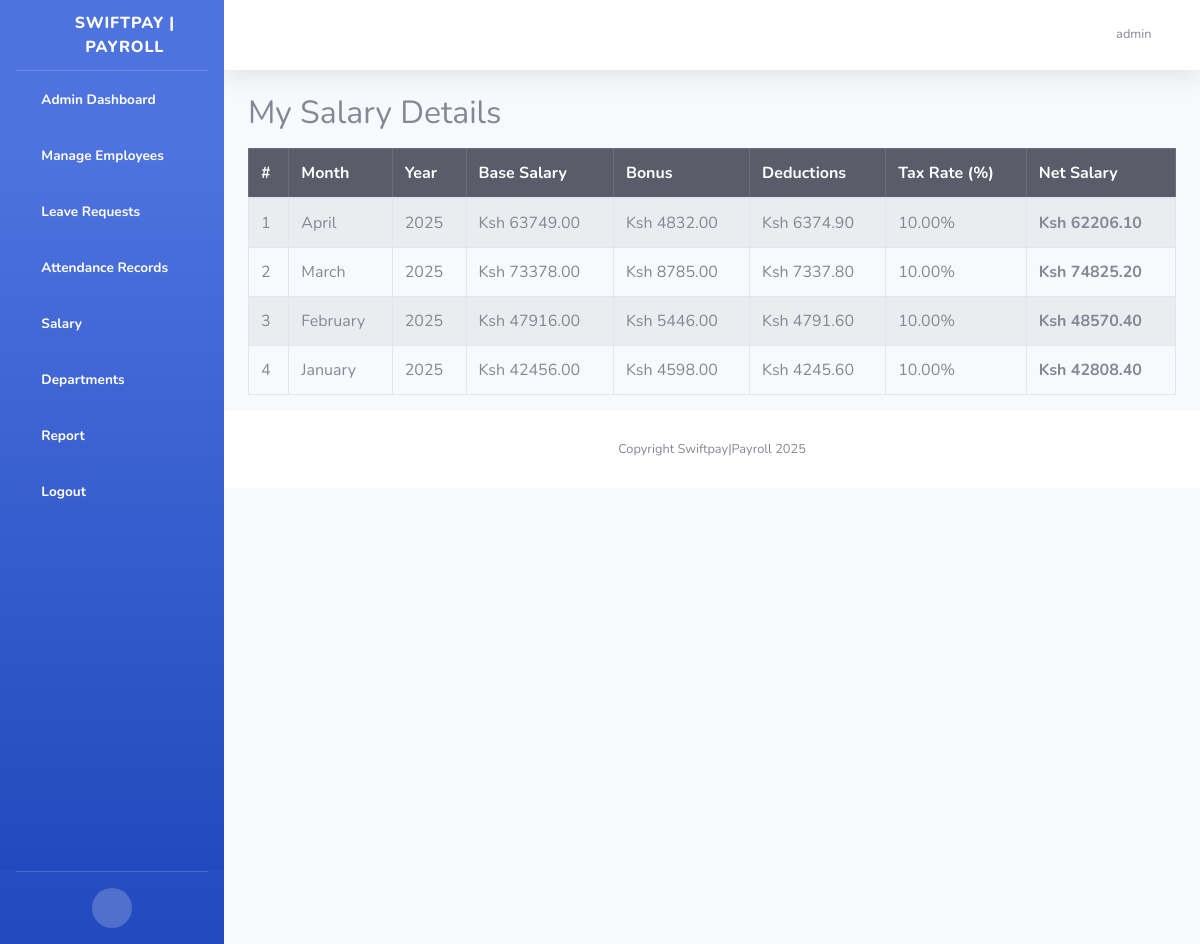
Page /my-salary/ (signed in) on the committed database.
### mywebsite/models.py (models this page shows, shortened)
class CustomUser(AbstractUser):
    GENDER_CHOICES = [
        ('M', 'Male'),
        ('F', 'Female'),
        ('O', 'Other')
    ]
    employee_id = models.CharField(max_length=20, unique=True)
    date_of_birth = models.DateField(null=True, blank=True)
    gender = models.CharField(max_length=1, choices=GENDER_CHOICES)
    phone_number = models.CharField(max_length=15, blank=True)
    address = models.TextField(blank=True)
    joined_date = models.DateField(default=timezone.now)
    role = models.ForeignKey(EmployeeRole, on_delete=models.SET_NULL, null=True)
    department = models.ForeignKey(Department, on_delete=models.SET_NULL, null=True)
    is_active_employee = models.BooleanField(default=True)
    middle_name = models.CharField(max_length=255, null=True, blank=True)
    residential_status = models.CharField(max_length=2, choices=[
        ('R', 'Resident'),
        ('NR', 'Non-Resident')
    ], null=True, blank=True)
    national_id = models.CharField(max_length=10, null=True, blank=True)
    kra_pin = models.CharField(max_length=11, null=True, blank=True)
    nssf_no = models.CharField(max_length=15, null=True, blank=True)
    nhif_no = models.CharField(max_length=15, null=True, blank=True)
    passport_photo = models.ImageField(upload_to='employee_photos/', blank=True, null=True)
    basic_salary = models.DecimalField(max_digits=10, decimal_places=2, null=True, blank=True)
    bank = models.CharField(max_length=50, null=True, blank=True)
    bank_account_name = models.CharField(max_length=255, null=True, blank=True)
    bank_account_number = models.CharField(max_length=35, null=True, blank=True)
    bank_branch = models.CharField(max_length=40, null=True, blank=True)
    employee_personal_number = models.CharField(max_length=50, null=True, blank=True)
    date_of_employment = models.DateField(null=True, blank=True)
    contract_type = models.CharField(choices=[
        ('P', 'Permanent'),
        ('T', 'Temporary')
    ], max_length=1, null=True, blank=True)
    job_title = models.CharField(max_length=50, null=True, blank=True)
    employee_email = models.EmailField(null=True, blank=True)
    mobile_phone = models.CharField(max_length=15, null=True, blank=True)

class Salary(models.Model):
    employee = models.ForeignKey('CustomUser', on_delete=models.CASCADE)
    base_salary = models.DecimalField(max_digits=10, decimal_places=2)
    bonus = models.DecimalField(max_digits=10, decimal_places=2, default=Decimal('0.00'))
    tax_rate = models.DecimalField(max_digits=5, decimal_places=2, default=Decimal('0.00'))
    deductions = models.DecimalField(max_digits=10, decimal_places=2, default=Decimal('0.00'), editable=False)
    net_salary = models.DecimalField(max_digits=10, decimal_places=2, editable=False)
    month = models.IntegerField(validators=[MinValueValidator(1), MaxValueValidator(12)], default=datetime.today().month)
    year = models.IntegerField(default=datetime.today().year)
    def get_month_name(self):
        return month_name[self.month]  # Converts 1 → 'January', 2 → 'February', etc.

### mywebsite/views.py (the view)
# urls.py: path('my-salary/', views.salary_list, name='salary_list'),
@login_required
def salary_list(request):
    salaries = Salary.objects.filter(employee=request.user).order_by('-year', '-month')
    return render(request, 'salary_list.html', {'salaries': salaries})

### templates/salary_list.html
{% extends "base.html" %}
{% block content %}
<div class="container mt-4">
    <h2>My Salary Details</h2>
    <table class="table table-bordered table-striped mt-3">
        <thead class="table-dark">
            <tr>
                <th>#</th>
                <th>Month</th>
                <th>Year</th>
                <th>Base Salary</th>
                <th>Bonus</th>
                <th>Deductions</th>
                <th>Tax Rate (%)</th>
                <th>Net Salary</th>
            </tr>
        </thead>
        <tbody>
            {% for salary in salaries %}
            <tr>
                <td>{{ forloop.counter }}</td>
                <td>{{ salary.get_month_name }}</td>
                <td>{{ salary.year }}</td>
                <td>Ksh {{ salary.base_salary }}</td>
                <td>Ksh {{ salary.bonus }}</td>
                <td>Ksh {{ salary.deductions }}</td>
                <td>{{ salary.tax_rate }}%</td>
                <td><strong>Ksh {{ salary.net_salary }}</strong></td>
            </tr>
            {% empty %}
            <tr>
                <td colspan="8" class="text-center">No salary records found.</td>
            </tr>
            {% endfor %}
        </tbody>
    </table>
</div>
{% endblock %}

### templates/base.html (shortened to what this page needs)
<!DOCTYPE html>
<html lang="en">
<head>
    {% load static %}
    <link href="{% static 'theme/vendor/fontawesome-free/css/all.min.css'  %}" rel="stylesheet" type="text/css">
    <link href="{% static 'theme/css/sb-admin-2.min.css'  %}" rel="stylesheet">
    <link href="{% static 'css/app.css'  %}" rel="stylesheet">
    <link href="{% static 'jquerui/jquery-ui.css' %}" rel='stylesheet' type='text/css'/>
    <link href="https://cdn.datatables.net/1.10.20/css/jquery.dataTables.min.css" rel='stylesheet' type='text/css'/>
</head>
<body id="page-top">
<div id="wrapper">
    <ul class="navbar-nav bg-gradient-primary sidebar sidebar-dark accordion" id="accordionSidebar">
        <a class="sidebar-brand d-flex align-items-center justify-content-center" href="">
            <div class="sidebar-brand-icon rotate-n-15">
                <i class="fas fa-money-check-alt"></i>
            </div>
            <div class="sidebar-brand-text mx-3">SwiftPay | Payroll</div>
        </a>
        {% if user.is_authenticated %}
        <ul class="navbar-nav bg-gradient-primary sidebar sidebar-dark accordion" id="accordionSidebar">
            {% if user.is_superuser %}
                <li class="nav-item active">
                    <a class="nav-link" href="{% url 'dashboard' %}">
                        <i class="fas fa-fw fa-user-shield"></i>
                        <span>Admin Dashboard</span></a>
                </li>
                <li class="nav-item active">
                    <a class="nav-link" href="{% url 'employee_list' %}">
                        <i class="fas fa-fw fa-user-friends"></i>
                        <span>Manage Employees</span></a>
                </li>
                <li class="nav-item active">
                    <a class="nav-link" href="{% url 'leave_application_list' %}">
                        <i class="fas fa-fw fa-calendar-check"></i>
                        <span>Leave Requests</span></a>
                </li>
                <li class="nav-item active">
                    <a class="nav-link" href="{% url 'attendance_list'%}">
                        <i class="fas fa-fw fa-book-medical"></i>
                        <span>Attendance Records</span></a>
                </li>
                <li class="nav-item active">
                    <a class="nav-link" href="{% url 'admin_salary_list'%}">
                        <i class="fas fa-fw fa-check-circle"></i>
                        <span>Salary</span></a>
                </li>
                <li class="nav-item active">
                    <a class="nav-link" href="{% url 'department_list'%}">
                        <i class="fas fa-fw fa-check-circle"></i>
                        <span>Departments</span></a>
                </li>
                <li class="nav-item active">
                    <a class="nav-link" href="{% url 'monthly_payroll_report'%}">
                        <i class="fas fa-fw fa-check-circle"></i>
                        <span>Report</span></a>
                </li>
            {% endif %}
            <li class="nav-item active">
                <a class="nav-link" href="{% url 'logout' %}">
                    <i class="fas fa-fw fa-sign-out-alt"></i>
                    <span>Logout</span></a>
            </li>
        </ul>
    {% endif %}
        <hr class="sidebar-divider">
        <div class="text-center d-none d-md-inline">
            <button class="rounded-circle border-0" id="sidebarToggle"></button>
        </div>
    </ul>
    <div id="content-wrapper" class="d-flex flex-column">
        <div id="content">
            <nav class="navbar navbar-expand navbar-light bg-white topbar mb-4 static-top shadow">
                <ul class="navbar-nav ml-auto">
                    <li class="nav-item dropdown no-arrow">
                        <a class="nav-link dropdown-toggle" href="#" id="userDropdown" role="button"
                           data-toggle="dropdown" aria-haspopup="true" aria-expanded="false">
                            <span class="mr-2 d-none d-lg-inline text-gray-600 small">{{request.user.username}}</span>
                            <i class="far fa-user-circle"></i>
                        </a>
                    </li>
                </ul>
            </nav>
            {% block content %}
            {% endblock %}
            <footer class="sticky-footer bg-white">
                <div class="container my-auto">
                    <div class="copyright text-center my-auto">
                        <span>Copyright Swiftpay|Payroll 2025</span>
                    </div>
                </div>
            </footer>
        </div>
    </div>
</div>
</body>
</html>

### rows in the picture
CustomUser: user.username "admin"
Salary: get_month_name "April", year "2025", base_salary "63749.00", bonus "4832.00", deductions "6374.90", tax_rate "10.00", net_salary "62206.10"
Salary: get_month_name "March", year "2025", base_salary "73378.00", bonus "8785.00", deductions "7337.80", tax_rate "10.00", net_salary "74825.20"
Salary: get_month_name "February", year "2025", base_salary "47916.00", bonus "5446.00", deductions "4791.60", tax_rate "10.00", net_salary "48570.40"
Salary: get_month_name "January", year "2025", base_salary "42456.00", bonus "4598.00", deductions "4245.60", tax_rate "10.00", net_salary "42808.40"
